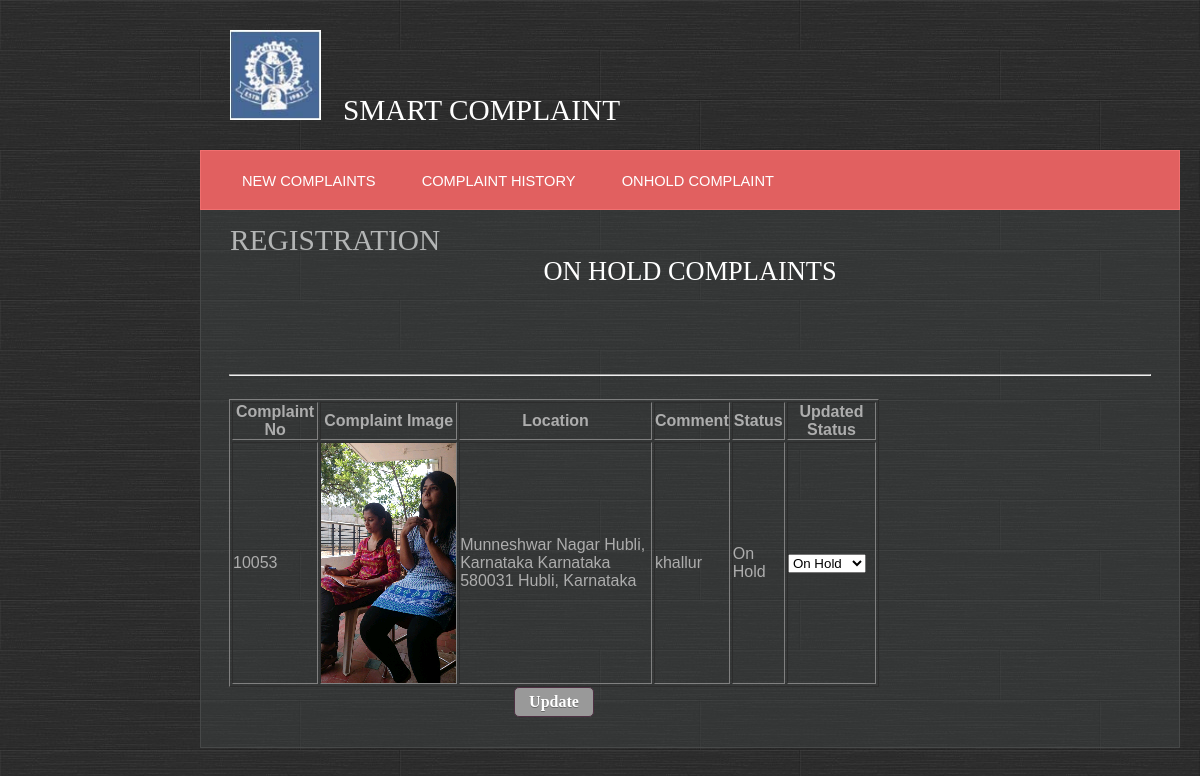
The page /project/onhold_complaint.php on the database its author committed.
### tables this page shows
CREATE TABLE `complaint_images_updated` (
  `complaint_no` int(10) NOT NULL AUTO_INCREMENT,
  `user_name` varchar(50) NOT NULL,
  `imagesrc` varchar(100) NOT NULL,
  `comment` varchar(500) NOT NULL,
  `timestamp` varchar(50) NOT NULL,
  `location` varchar(500) NOT NULL,
  `status` varchar(20) NOT NULL,
  `cid` varchar(10) NOT NULL,
  `status_code` varchar(3) NOT NULL,
  PRIMARY KEY (`complaint_no`)
);

### project/onhold_complaint.php (the view, shortened to what this page needs)
<html>
<head>
<link rel="stylesheet" type="text/css" href="style.css" />
<link rel="stylesheet" type="text/css" href="style_2.css" />
</head>
<body>
<div id="wrapper">
	<div id="header">
		<div id="logo">
			<h1>
                            <img src="images/tlogo.jpg" width="15%" height="90"/> &nbsp;&nbsp;<a href="index.php">Smart Complaint Registration</a>
			</h1>
		</div>
		<div id="menu">
			<ul>
				<li class="">
					<a href="authority_success.php">New complaints</a>
                                </li>
                               <li class="">
					<a href="complaint_history.php">Complaint History</a>
                                </li>
                                <li class="">
					<a href="onhold_complaint.php">OnHold Complaint</a>
                                </li>
			</ul><br class="clearfix" />
		</div>
	</div>
	<div id="page">
<h2 align="center">On Hold Complaints</h2>
<br>
<div class="box" align="center">
    <br>
        <br>
            <hr/>
            <br>
            <div id="content">
            <form method="POST" action="update_on_hold.php">
            <?php
$result = mysql_query("SELECT * FROM complaint_images_updated where status_code='2'") or die(mysql_error());
$i=0;
echo '<table border="1">';
echo '<tr><th>Complaint No</th><th>Complaint Image</th><th>Location</th><th>Comment</th><th>Status</th><th>Updated Status</th></tr>';
while($row = mysql_fetch_array($result))
{
echo '<tr><td>'.$row[complaint_no].'</td><td><img src="'.$row[imagesrc].'"/></td><td> '.$row[location].' </td> <td>'.$row[comment].'</td><td> '.$row[status].'</td><td><select name="'.$i.'"><option name="2">On Hold</option><option name="1">Resolved</option></select></td></tr>';
$i++;
}
echo '</table>';
?>
<input type="submit" value="Update">
</form>
</div>
        <br>
</body>
</html>

### project/style.css (style rules this page uses)
* { margin: 0; padding: 0; }
a { text-decoration: underline; color: #e8e8e8; }
body { font-size: 11pt; line-height: 1.6em; font-family: Arial, sans-serif; background: #9ea3a3; color: #adadad; background: url(images/bg.jpg); }
h1,h2,h3,h4 { text-transform: uppercase; font-weight: normal; color: #f0f0f0; }
h2,h3,h4 { margin-bottom: 20px; font-family: Arvo, serif; color: #ffffff; }
h2 { font-size: 1.8em; }
ul { margin-bottom: 1.25em; }
ul { list-style: none; }
#wrapper { width:1000px; margin-left: auto; margin-right: auto; }
.box { overflow: hidden; margin: 0 0 30px 0; }
#content { width: 650px; float: left; padding: 0; }
#header { position: relative; padding: 30px; height: 150px; }
#logo { position: absolute; top: 30; left: 30px; height: 130px; line-height: 130px; }
#logo a { text-decoration: none; color: #ffffff; }
#logo h1 { font-size: 2em; font-family: Bevan, serif; }
#page { position: relative; padding: 50px 28px 0px 28px; width: 922px; background: rgba(65, 70, 70, 0.4); border: solid 1px #474949; border-top: 0; }
form input[type="submit"],input[type="button"],input[type="reset"] { width: 80px; padding: 5px 0px; color: white; text-shadow: 0 1px 0 rgba(0,0,0,0.3); font-size: 16px; font-weight: bold; font-family: cursive; background: #c7c8c8; background: #999; border-radius: 5px; border: 1px solid #4e3043; box-shadow: #9ea3a3; cursor: pointer; }
#menu { position: absolute; bottom: 0; left: 0; height: 58px; line-height: 60px; padding: 0 20px 0 20px; width: 938px; margin: 0 0 0 0; background: #e16060; border: solid 1px #f17070; }
#menu a { text-decoration: none; text-transform: uppercase; color: #ffffff; padding: 8px 12px 8px 12px; border: solid 1px #e16060; }
#menu ul { list-style: none; }
#menu ul li { display: inline; padding: 0 8px 0 8px; }

### project/style_2.css (style rules this page uses)
#wrapper { width:800px; margin-left: auto; margin-right: auto; }
a { color:#0000ff; }

### rows shown on the page
complaint_images_updated: complaint_no "10053", imagesrc (picture), location "Munneshwar Nagar Hubli, Karnataka Karnataka 580031 Hubli, Karnataka", comment "khallur", status "On Hold"
